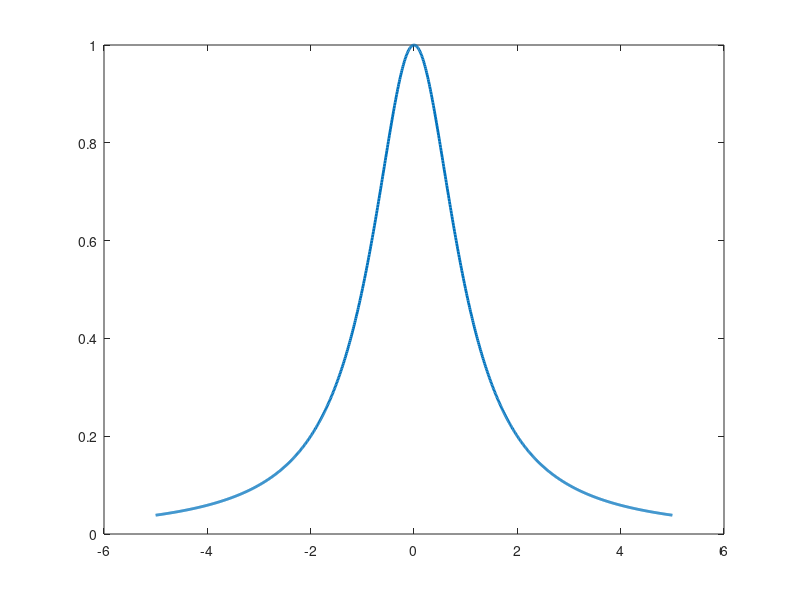

The MATLAB script that drew this image: (Note: this script raises an error after producing the figure.)
function [] = main()
addpath('./util')
%% Description
% interpolate f(x)=1/(1+x^2), x \in [-5,5] by order 10 Lagrange polynomial
% with two different set of sample points
% 1. equally spaced points
% 2. zero points of order 11 Chebyshev polynomial

%% ground truth
x = linspace(-5,5,1000);
y = f(x);
plot(x,y,'linewidth',2)
hold on

%% equally spaced points
xs1 = -5:1:5;
ys1 = f(xs1);
y_lagrange = lagrange(x, xs1, ys1);
plot(x, y_lagrange, '--','linewidth',2)
hold on

%% piecewise lagrange
v_xs_pw_lag = cell(1,length(xs1)-1);
v_ys_pw_lag = cell(1,length(xs1)-1);
for i=1:length(v_xs_pw_lag)
    v_xs_pw_lag{i} = xs1(i:i+1);
    v_ys_pw_lag{i} = ys1(i:i+1);
end
y_piecewise_lagrange = piecewise_lagrange(v_xs_pw_lag, v_ys_pw_lag, x);
plot(x, y_piecewise_lagrange, 'linewidth', 2);
hold on

%% hermite
[fs, xs] = hermite_preprocess(xs1, @f, @df);
y_hermite = hermite(fs,xs,x);
plot(x,y_hermite,'linewidth',2)
hold on

%% piecewise hermite
v_fs_pw_hermite = cell(1,length(xs1)-1);
v_xs_pw_hermite = cell(1,length(xs1)-1);
for i=1:length(v_fs_pw_hermite)
    [v_fs_pw_hermite{i}, v_xs_pw_hermite{i}] = hermite_preprocess(xs1(i:i+1), @f, @df);
end
y_piecewise_hermite = piecewise_hermite(v_fs_pw_hermite, v_xs_pw_hermite, x);
plot(x, y_piecewise_hermite, 'linewidth', 2);
hold on

%% zero points of order 11 Chebyshev polynomial
xs2 = 5*zero_point_of_chebyshev(11, 1:11);
ys2 = f(xs2);
y_chebyshev = lagrange(x, xs2, ys2);
plot(x, y_chebyshev, '-.m','linewidth',2)
hold off

l = legend('ground truth', 'lagrange', 'p.w. lagrange', 'hermite', 'p.w. hermite', 'chebyshev');
%title('Lagrange Interpolation of $f(x)=\frac{1}{1+x^2}, x \in [-5, 5]$','Interpreter','LaTex', 'fontsize', 30);
set(l,'Fontsize',30, 'box', 'off');
end

function [y] = f(x)
y = zeros(1, length(x));
for n=1:length(x)
    curr = x(n);
    y(n) = 1./(1.+curr^2);
end
end

function [y] = df(x)
y = zeros(1, length(x));
for n=1:length(x)
    curr = x(n);
    y(n) = (-1.)*(2.*curr)/(1.+curr^2)^2;
end
end

function [res] = zero_point_of_chebyshev(n, i)
assert(all(i<=n), ['order n chebyshev polynomial has only n zero point'])
res = zeros(1, length(i));
for k=1:length(i)
    curr = i(k);
    res(k) = cos(((2*curr-1)*pi)/(2*n));
end
end